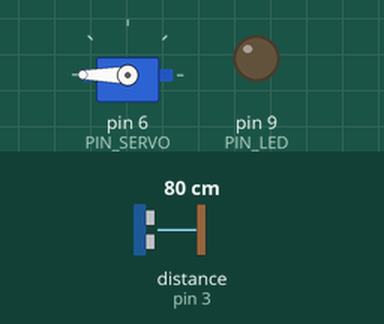
Simulated run of this sketch. Board: Arduino Uno, built with avr-gcc and run on an emulated ATmega328P. Shown: servo, output pins drawn as LEDs (lit = HIGH). Wiring (inferred from the names in the program): ultrasonic range finder: trigger pin 2; echo pin 3. The test bench sets the inputs (shaded band); at power-on: distance to the obstacle (sensor on pin 3) 80 cm. The echo pulse lasts 58.3 µs per cm; pins used as bus, display or sensor lines are not drawn.

Above: at 1.2 s.
1.3 s: distance to the obstacle (sensor on pin 3) set to 18 cm
At 2.2 s:
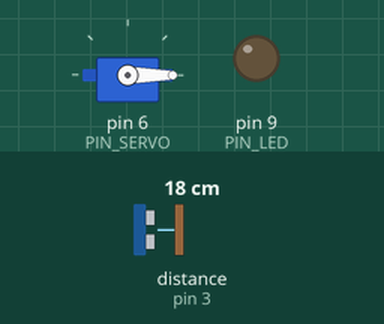
3.2 s: distance to the obstacle (sensor on pin 3) set to 19 cm
At 3.9 s:
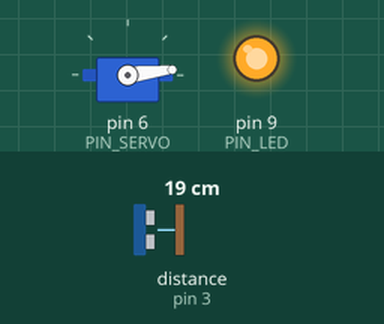
4.9 s: distance to the obstacle (sensor on pin 3) set to 35 cm
At 6.0 s:
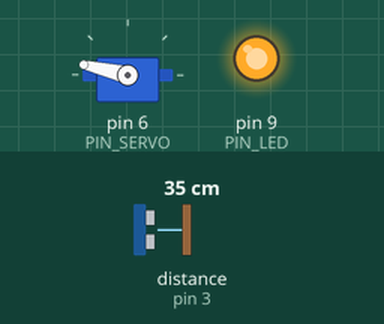
6.9 s: distance to the obstacle (sensor on pin 3) set to 2 cm
At 8.1 s:
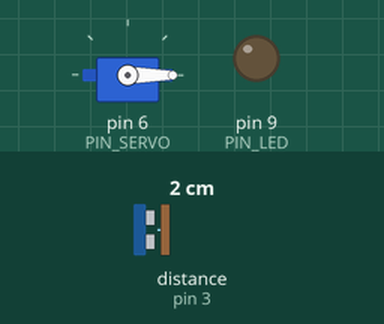
8.4 s: distance to the obstacle (sensor on pin 3) set to 21 cm
At 9.4 s:
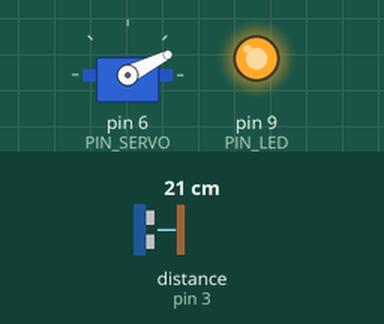
10.4 s: distance to the obstacle (sensor on pin 3) set to 4 cm
At 11.6 s:
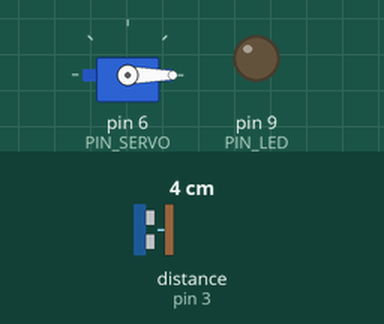
Timing chart, 0 to 12.9 s (numbered marks = the images above; inputs shaded):
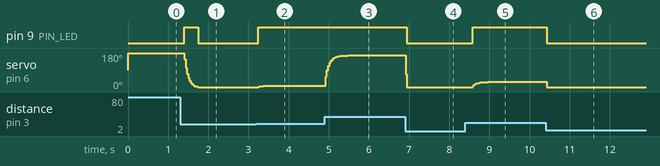

The sketch:

11P07.ino
```cpp
#include <Servo.h>

const int PIN_TRIG = 2;
const int PIN_ECHO = 3;
const int PIN_SERVO = 6;
const int PIN_LED = 9;

const float ALPHA = 0.3;

Servo sv;
float emaDist = 30.0;

float measureCM() {
  digitalWrite(PIN_TRIG, LOW);
  delayMicroseconds(2);
  digitalWrite(PIN_TRIG, HIGH);
  delayMicroseconds(10);
  digitalWrite(PIN_TRIG, LOW);
  unsigned long duration = pulseIn(PIN_ECHO, HIGH, 30000UL);
  if (duration == 0) return 400.0;
  return duration * 0.0343 / 2.0;
}

int mapProportional(float d) {
  float cd = d;
  if (cd < 18.0) cd = 18.0;
  if (cd > 36.0) cd = 36.0;
  return (int)((cd - 18.0) * (180.0 / 18.0) + 0.5);
}

void setup() {
  pinMode(PIN_TRIG, OUTPUT);
  pinMode(PIN_ECHO, INPUT);
  pinMode(PIN_LED, OUTPUT);
  sv.attach(PIN_SERVO);
}

void loop() {
  float d = measureCM();
  emaDist = ALPHA * d + (1.0 - ALPHA) * emaDist;

  int angle;
  if (emaDist <= 18.0) {
    angle = 0;
    digitalWrite(PIN_LED, LOW);
  } else if (emaDist >= 36.0) {
    angle = 180;
    digitalWrite(PIN_LED, LOW);
  } else {
    angle = mapProportional(emaDist);
    digitalWrite(PIN_LED, HIGH);
  }

  sv.write(angle);
  delay(30);
}
```

Measured:
- the behaviour switches between 18 and 19 cm on distance to the obstacle (sensor on pin 3) (found by bisection; images 1 and 2)
- after the input at 1.3 s, pin 9 (PIN_LED): LOW → HIGH after 0.10 s, → LOW 0.35 s later; servo on pin 6 (PIN_SERVO): moves from 180° to 0° over 0.35 s, starting after 0.10 s
- after the input at 3.2 s, pin 9 (PIN_LED): LOW → HIGH at once; servo on pin 6 (PIN_SERVO): 0° → 6° at once, → 7° 0.25 s later
- after the input at 4.9 s, servo on pin 6 (PIN_SERVO): moves from 7° to 167° over 0.56 s, starting at once
- after the input at 6.9 s, pin 9 (PIN_LED): HIGH → LOW at once; servo on pin 6 (PIN_SERVO): 167° → 0° at once
- after the input at 8.4 s, pin 9 (PIN_LED): LOW → HIGH after 0.18 s; servo on pin 6 (PIN_SERVO): moves from 0° to 27° over 0.38 s, starting after 0.18 s
- after the input at 10.4 s, pin 9 (PIN_LED): HIGH → LOW at once; servo on pin 6 (PIN_SERVO): 27° → 0° at once
